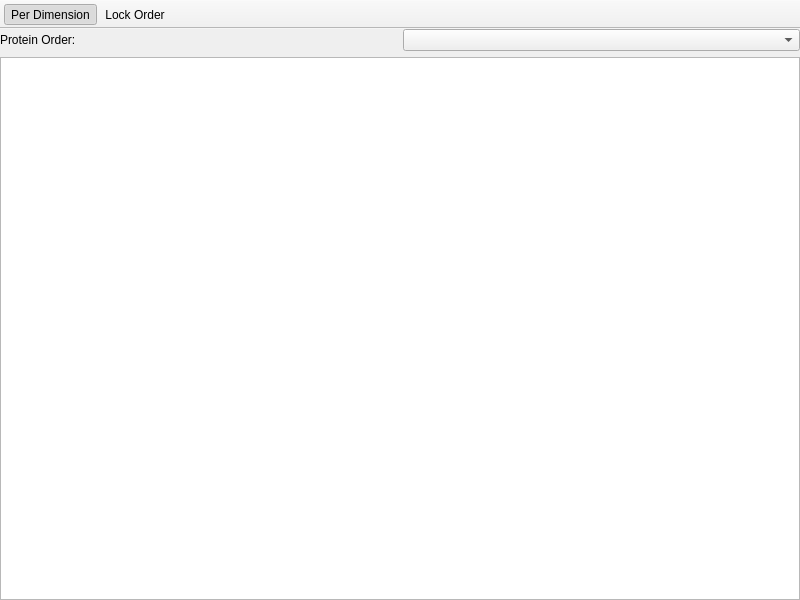
<?xml version="1.0" encoding="UTF-8"?>
<ui version="4.0">
 <class>DistmatTab</class>
 <widget class="QMainWindow" name="DistmatTab">
  <property name="geometry">
   <rect>
    <x>0</x>
    <y>0</y>
    <width>800</width>
    <height>600</height>
   </rect>
  </property>
  <property name="windowTitle">
   <string>MainWindow</string>
  </property>
  <widget class="QWidget" name="centralwidget">
   <layout class="QVBoxLayout" name="verticalLayout">
    <property name="leftMargin">
     <number>0</number>
    </property>
    <property name="topMargin">
     <number>0</number>
    </property>
    <property name="rightMargin">
     <number>0</number>
    </property>
    <property name="bottomMargin">
     <number>0</number>
    </property>
    <item>
     <widget class="QWidget" name="orderBar" native="true">
      <layout class="QHBoxLayout" name="horizontalLayout_3">
       <property name="leftMargin">
        <number>0</number>
       </property>
       <property name="topMargin">
        <number>0</number>
       </property>
       <property name="rightMargin">
        <number>0</number>
       </property>
       <property name="bottomMargin">
        <number>0</number>
       </property>
       <item>
        <widget class="QLabel" name="orderLabel">
         <property name="text">
          <string>Protein Order:</string>
         </property>
        </widget>
       </item>
       <item>
        <widget class="QComboBox" name="orderSelect"/>
       </item>
      </layout>
     </widget>
    </item>
    <item>
     <widget class="GraphicsView" name="view">
      <property name="verticalScrollBarPolicy">
       <enum>Qt::ScrollBarAlwaysOff</enum>
      </property>
      <property name="horizontalScrollBarPolicy">
       <enum>Qt::ScrollBarAlwaysOff</enum>
      </property>
      <property name="sizeAdjustPolicy">
       <enum>QAbstractScrollArea::AdjustToContents</enum>
      </property>
      <property name="backgroundBrush">
       <brush brushstyle="SolidPattern">
        <color alpha="255">
         <red>64</red>
         <green>64</green>
         <blue>64</blue>
        </color>
       </brush>
      </property>
      <property name="renderHints">
       <set>QPainter::TextAntialiasing</set>
      </property>
      <property name="dragMode">
       <enum>QGraphicsView::ScrollHandDrag</enum>
      </property>
      <property name="transformationAnchor">
       <enum>QGraphicsView::AnchorUnderMouse</enum>
      </property>
      <property name="viewportUpdateMode">
       <enum>QGraphicsView::FullViewportUpdate</enum>
      </property>
     </widget>
    </item>
   </layout>
  </widget>
  <widget class="QToolBar" name="toolBar">
   <property name="contextMenuPolicy">
    <enum>Qt::PreventContextMenu</enum>
   </property>
   <property name="windowTitle">
    <string>Distance Matrix Tools</string>
   </property>
   <property name="movable">
    <bool>false</bool>
   </property>
   <property name="floatable">
    <bool>false</bool>
   </property>
   <attribute name="toolBarArea">
    <enum>TopToolBarArea</enum>
   </attribute>
   <attribute name="toolBarBreak">
    <bool>false</bool>
   </attribute>
   <addaction name="actionToggleDistdir"/>
   <addaction name="actionLockOrder"/>
  </widget>
  <action name="actionToggleDistdir">
   <property name="checkable">
    <bool>true</bool>
   </property>
   <property name="checked">
    <bool>true</bool>
   </property>
   <property name="icon">
    <iconset theme="object-columns">
     <normaloff>.</normaloff>.</iconset>
   </property>
   <property name="text">
    <string>Per Dimension</string>
   </property>
   <property name="toolTip">
    <string>Show distance map along measurements instead of along proteins</string>
   </property>
   <property name="shortcut">
    <string>D</string>
   </property>
  </action>
  <action name="actionLockOrder">
   <property name="checkable">
    <bool>true</bool>
   </property>
   <property name="icon">
    <iconset theme="lock">
     <normaloff>.</normaloff>.</iconset>
   </property>
   <property name="text">
    <string>Lock Order</string>
   </property>
   <property name="toolTip">
    <string>Do not re-order when reference changes</string>
   </property>
  </action>
 </widget>
 <customwidgets>
  <customwidget>
   <class>GraphicsView</class>
   <extends>QGraphicsView</extends>
   <header>src/widgets/graphicsview.h</header>
  </customwidget>
 </customwidgets>
 <resources/>
 <connections/>
</ui>
